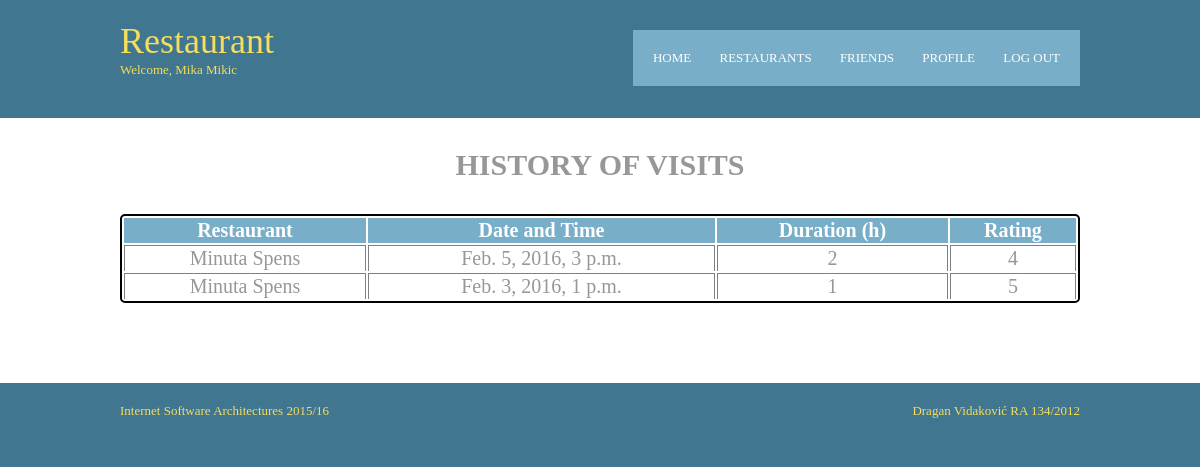
The page /restaurant/guest/1/ (signed in) on the database its author committed.
### restaurant/models.py (models this page shows, shortened)
class Visit(models.Model):
    ending_time = models.DateTimeField('ending time')
    grade = models.IntegerField(null=True, blank=True)
    confirmed = models.BooleanField(default=False)
    reservation = models.ForeignKey(Reservation, on_delete=models.CASCADE)
    guest = models.ForeignKey(Guest, on_delete=models.CASCADE)

class Reservation(models.Model):
    coming = models.DateTimeField('reservation time')
    duration = models.IntegerField()
    guest = models.ForeignKey(Guest, on_delete=models.CASCADE)
    restaurant = models.ForeignKey(Restaurant, on_delete=models.CASCADE)

class Restaurant(models.Model):
    name = models.CharField(max_length=100)
    description = models.CharField(max_length=200)
    address = models.CharField(max_length=200, null=True, blank=True)
    rows = models.IntegerField()
    columns = models.IntegerField()
    tables = models.IntegerField()
    is_ready = models.BooleanField(default=False)

### restaurant/views.py (the view)
# urls.py: url(r'^guest/(?P<guest_id>[0-9]+)/$', views.guest, name='guest'),
@login_required(login_url='/')
def guest(request, guest_id):
    this_guest = get_object_or_404(Guest, pk=guest_id)
    right_now = timezone.now()
    visits = Visit.objects.filter(guest=this_guest).filter(confirmed=True).filter(ending_time__lte=right_now)
    return render(request, 'restaurant/guest.html', context={
        'guest': this_guest,
        'visits': visits
    })

### restaurant/templates/restaurant/guest.html (shortened to what this page needs)
<!DOCTYPE html>
<html>
<head>
    {% load staticfiles %}
<link rel="stylesheet" href="{% static 'restaurant/layout.css' %}" type="text/css">
</head>
<body>
<div class="wrapper row1">
  <header id="header" class="clear">
    <div id="hgroup">
      <h1>Restaurant</h1>
	  <h2>Welcome, {{ user.get_full_name }}</h2>
    </div>
    <nav>
      <ul>
          <li><a href="{% url 'restaurant:guest' guest.id %}">Home</a></li>
          <li><a href="{% url 'restaurant:restaurantlist' guest.id %}">Restaurants</a></li>
          <li><a href="{% url 'restaurant:friends' guest.id %}">Friends</a></li>
          <li><a href="{% url 'restaurant:profile' guest.id %}">Profile</a></li>
          <li class="last"><a href="{% url 'restaurant:logout' %}">Log Out</a></li>
      </ul>
    </nav>
  </header>
</div>
<div class="wrapper row2">
  <div id="container" class="clear">
    <section id="slider" class="clear">
        <h1>History of Visits</h1>
        <br />
        <br />
        <table id="visits" class="sortable">
            <thead>
                <th>Restaurant</th>
                <th>Date and Time</th>
                <th>Duration (h)</th>
                <th>Rating</th>
            </thead>
            {% for visit in visits %}
                <tr>
                    <td>{{ visit.reservation.restaurant.name }}</td>
                    <td>{{ visit.reservation.coming }}</td>
                    <td>{{ visit.reservation.duration }}</td>
                    {% if visit.grade %}
                        <td>{{ visit.grade }}</td>
                        {% else %}
                        <td><a href="{% url 'restaurant:rate' guest.id visit.id %}"><button id="delete">Rate</button></a></td>
                    {% endif %}
                </tr>
            {% endfor %}
        </table>
    </section>
  </div>
</div>
<div class="wrapper row3">
  <footer id="footer" class="clear">
    <p class="fl_left">Internet Software Architectures 2015/16</p>
    <p class="fl_right">Dragan Vidaković RA 134/2012</p>
  </footer>
</div>
</body>
</html>

### restaurant/static/restaurant/layout.css (style rules this page uses)
html { overflow-y:scroll; }
body { margin:0; padding:0; font-size:13px; font-family:Georgia, "Times New Roman", Times, serif; color:#919191; background-color:#417690; }
.clear:after { content:"."; display:block; height:0; clear:both; visibility:hidden; line-height:0; }
.clear { display:block; clear:both; }
a { outline:none; text-decoration:none; }
.fl_left { float:left; }
.fl_right { float:right; }
address, article, aside, figcaption, figure, footer, header, nav, section { display:block; margin:0; padding:0; }
div.wrapper { display:block; width:100%; margin:0; padding:0; text-align:left; }
.row1, .row1 a { color:#F5DD5D; background-color:#417690; }
.row2 { color:#979797; background-color:#FFFFFF; }
.row3, .row3 a { color:#F5DD5D; background-color:#417690; }
#header, #container, #footer { display:block; width:960px; margin:0 auto; }
nav ul { margin:0; padding:0; list-style:none; }
h1, h2, h3, h4, h5, h6 { margin:0; padding:0; font-size:16px; font-weight:bold; font-style:normal; line-height:normal; text-transform:uppercase; }
#header { padding:20px 0; }
#header #hgroup { float:left; margin:0 0 20px 0; }
#header #hgroup h1, #header #hgroup h2 { font-weight:normal; text-transform:none; }
#header #hgroup h1 { font-size:36px; }
#header #hgroup h2 { font-size:13px; }
#header nav { display:block; float:right; margin:10px 0 0 0; padding:20px 0; color:#FFFFFF; background-color:#79AEC8; }
#header nav ul { padding:0 20px; }
#header nav li { display:inline; margin-right:25px; text-transform:uppercase; }
#header nav li.last { margin-right:0; }
#header nav li a { color:#FFFFFF; background-color:#79AEC8; }
#container { padding:30px 0; }
#container section { display:block; width:100%; margin:0 0 50px 0; padding:0; }
#container h1 { display: block; float: none; margin: auto; font-size: 30px; font-weight: bold; text-align: center; }
table#visits { margin-left: auto; margin-right: auto; width: 100%; border: 2px solid black; border-radius: 5px; text-align: center; font-size: 20px; }
table#visits th { color: #FFFFFF; background-color: #79AEC8; }
table#visits td { border-left: 1px solid grey; border-right: 1px solid grey; border-top: 1px solid grey; }
#footer { padding:20px 0; }
#footer p { margin:0; padding:0; }

### rows shown on the page
Visit: reservation.restaurant.name "Minuta Spens", reservation.coming "Feb. 5, 2016, 3 p.m.", reservation.duration "2", grade "4"
Visit: reservation.restaurant.name "Minuta Spens", reservation.coming "Feb. 3, 2016, 1 p.m.", reservation.duration "1", grade "5"

### other values the page prints
{{ user.get_full_name }} "Mika Mikic"
